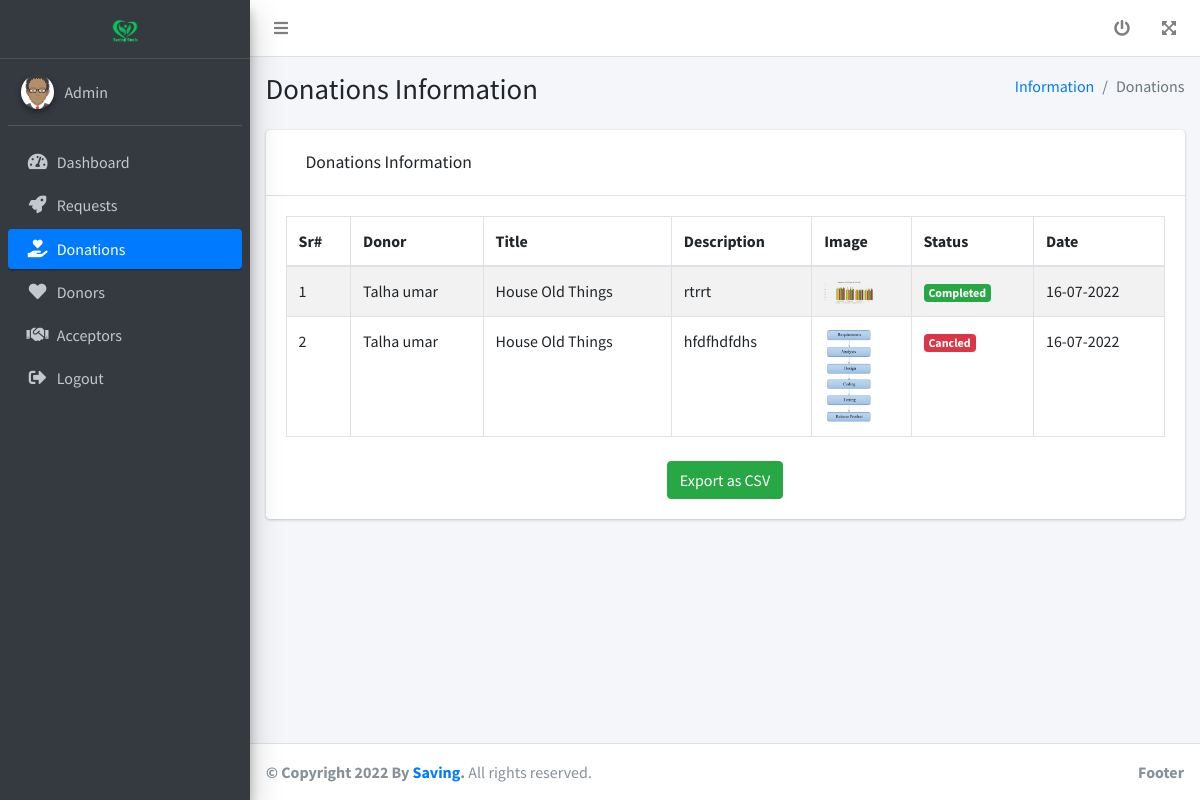
/admin/donations.php (signed in), run on the app's committed database.
### tables this page shows
CREATE TABLE `donations` (
  `id` int(11) NOT NULL,
  `donor_id` int(11) NOT NULL,
  `title` varchar(255) NOT NULL,
  `description` varchar(1000) NOT NULL,
  `image` varchar(255) NOT NULL,
  `status` int(1) NOT NULL,
  `update_date` varchar(255) NOT NULL
);

CREATE TABLE `donor` (
  `id` int(11) NOT NULL,
  `name` varchar(255) NOT NULL,
  `email` varchar(255) NOT NULL,
  `password` varchar(255) NOT NULL
);

### admin/donations.php (the view, shortened to what this page needs)
<?php
include '../dbcon.php';
 ?>
<?php include 'others/header.php';
?>
<?php include 'others/sidebar.php'; ?>
  <div class="content-wrapper">
    <section class="content-header">
      <div class="container-fluid">
        <div class="row mb-2">
          <div class="col-sm-6">
            <h1>Donations Information</h1>
          </div>
          <div class="col-sm-6">
            <ol class="breadcrumb float-sm-right">
              <li class="breadcrumb-item"><a href="#">Information</a></li>
              <li class="breadcrumb-item active">Donations</li>
            </ol>
          </div>
        </div>
      </div>
    </section>
    <section class="content">
      <div class="container-fluid">
        <div class="row">
          <div class="col-12">
            <div class="card">
              <div class="card-header">
                <div class="row" style="padding: 10px 20px;">
                    <div class="col-md-6 col-sm-6 col-6">
                      <h3 class="card-title">Donations Information</h3>
                    </div>
                </div>
              </div>
              <div class="card-body">
                <table id="example1" class="table table-bordered table-striped">
                  <thead>
                  <tr>
                    <th>Sr#</th>
                    <th>Donor</th>
                    <th>Title</th>
                    <th>Description</th>
                    <th>Image</th>
                    <th>Status</th>
                    <th>Date</th>
                  </tr>
                  </thead>
                  <tbody>
                    <?php
                    $k=0;
                   $sql1 = "SELECT * FROM donations";
                    $result1 = $conn->query($sql1);
                   if ($result1->num_rows > 0) {
                     while($row = $result1->fetch_assoc()) {
                    ?>
                  <tr id="<?php echo $row['id'];?>">
                    <td><?php echo ++$k; ?></td>
                    <td><?php
                    $uid= $row['donor_id'];
                   $sql2 = "SELECT * FROM donor WHERE id='$uid'";
                    $result2 = $conn->query($sql2);
                    $row2 = $result2->fetch_assoc();
                    echo $row2['name'];
                  ?></td>
                   <td><?php echo $row['title'];?></td>
                   <td><?php echo $row['description'];?></td>
                   <td><img width="50" src="<?php echo $row['image'];?>"></td>
                    <td> <?php
                    if ($row['status']=='0') { ?>
                    <form method="post">
                        <input type="hidden" value="<?php echo $row['id'];?>" name="orderid">
                       <select class="form-control" name="status" onchange="this.form.submit()">
                           <option value="0">In Progrss</option>
                            <option value="1">Complete</option>
                             <option value="2">Cancel</option>
                       </select>
                 </form>
                   <?php  } elseif ($row['status']=='1') {
                       echo '<span class="badge badge-success">Completed</span>';
                     }
                     else{
                       echo '<span class="badge badge-danger">Cancled</span>';
                     }
                     ?></td>
                    <td><?php echo $row['update_date']; ?></td>
                  </tr>
                   <?php } } else { ?>
                    <tr>
                      <th colspan="7">No Record Exists!!!!</th>
                    </tr>
                     <?php } ?>
                  </tbody>
                </table>
                <br>
 <center>
    <button id="export" class="btn btn-success">Export as CSV</button>
</center>
              </div>
            </div>
          </div>
        </div>
      </div>
    </section>
  </div>
  <?php include 'others/footer.php'; ?>

### admin/others/header.php (shortened to what this page needs)
<!DOCTYPE html>
<html lang="en">
<head>
  <link rel="stylesheet" href="fontawesome/css/all.min.css">
  <link rel="stylesheet" href="css/adminlte.min.css">
  <link rel="stylesheet" href="css/OverlayScrollbars.min.css">
</head>
<body class="hold-transition sidebar-mini layout-fixed">
<div class="wrapper">
  <nav class="main-header navbar navbar-expand navbar-white navbar-light">
    <ul class="navbar-nav">
      <li class="nav-item">
        <a class="nav-link" data-widget="pushmenu" href="#" role="button"><i class="fas fa-bars"></i></a>
      </li>
    </ul>
    <ul class="navbar-nav ml-auto">
      <li class="nav-item dropdown">
        <a class="nav-link" data-toggle="dropdown" href="#">
          <i class="fa fa-power-off"></i>
        </a>
      </li>
     <li class="nav-item">
        <a class="nav-link" data-widget="fullscreen" href="#" role="button">
          <i class="fas fa-expand-arrows-alt"></i>
        </a>
      </li>
    </ul>
  </nav>

### admin/others/sidebar.php
<aside class="main-sidebar sidebar-dark-primary elevation-4">
  <a href="dashboard.php" class="brand-link" style="text-align: center;">
    <img src="img/678.png" alt="AdminLTE Logo" width="30" class="img-fluid">
  </a>
  <div class="sidebar">
    <div class="user-panel mt-3 pb-3 mb-3 d-flex">
      <div class="image">
        <img src="img/avatar.png" class="img-circle elevation-2" alt="User Image">
      </div>
      <div class="info">
        <a href="#" class="d-block">Admin</a>
      </div>
    </div>
    <nav class="mt-2">
      <ul class="nav nav-pills nav-sidebar flex-column" data-widget="treeview" role="menu" data-accordion="false">
        <li class="nav-item">
          <a href="dashboard.php" class="nav-link">
            <i class="nav-icon fas fa-tachometer-alt"></i>
            <p>
              Dashboard
            </p>
          </a>
        </li>
        <li class="nav-item">
          <a href="requests.php" class="nav-link">
            <i class="nav-icon fas fa-rocket"></i>
            <p>
              Requests
            </p>
          </a>
        </li>
         <li class="nav-item">
          <a href="donations.php" class="nav-link">
            <i class="nav-icon fas fa-hand-holding-heart"></i>
            <p>
              Donations
            </p>
          </a>
        </li>
         <li class="nav-item">
          <a href="donors.php" class="nav-link">
            <i class="nav-icon fas fa-heart"></i>
            <p>
              Donors
            </p>
          </a>
        </li>
        <li class="nav-item">
          <a href="acceptors.php" class="nav-link">
            <i class="nav-icon fas fa-handshake"></i>
            <p>
              Acceptors
            </p>
          </a>
        </li>
        <li class="nav-item">
          <a href="logout.php" class="nav-link">
            <i class="nav-icon fas fa-sign-out-alt"></i>
            <p>
              Logout
            </p>
          </a>
        </li>
      </ul>
    </nav>
  </div>
</aside>

### admin/others/footer.php (shortened to what this page needs)
<footer class="main-footer">
    <strong>© Copyright 2022 By <a href="">Saving</a>.</strong>
    All rights reserved.
    <div class="float-right d-none d-sm-inline-block">
      <b>Footer</b>
    </div>
  </footer>
</div>
</body>
</html>

### data on the page
donations: donor.name "Talha umar", title "House Old Things", description "rtrrt", image (picture), status "Completed", update_date "16-07-2022"
donations: donor.name "Talha umar", title "House Old Things", description "hfdfhdfdhs", image (picture), status "Cancled", update_date "16-07-2022"
